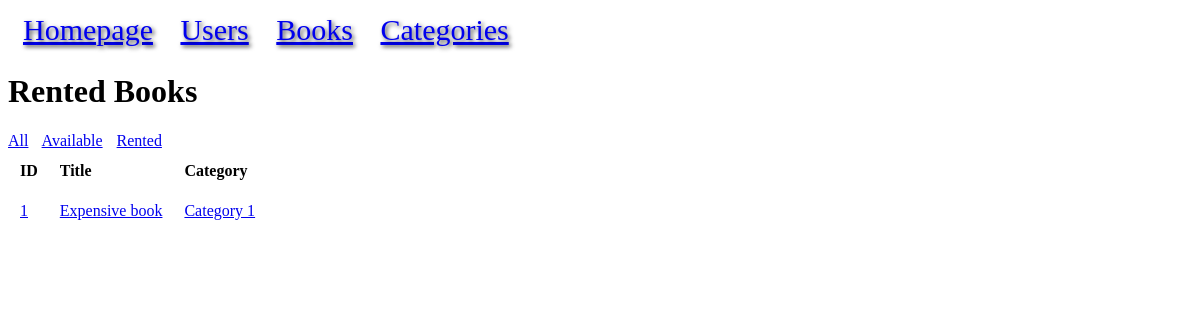
The page /rented on the database its author committed.
### models.py (models this page shows, shortened)
class Book(db.Model):
    id = mapped_column(Integer, primary_key=True, autoincrement=True)
    title = mapped_column(String)
    price = mapped_column(DECIMAL(10, 2))
    available = mapped_column(Integer, default=0)
    rating = mapped_column(Integer)
    upc = mapped_column(String, unique=True)
    url = mapped_column(String)
    category_id = mapped_column(Integer, ForeignKey("category.id"))
    category = relationship("Category", back_populates="books")
    rentals = relationship("BookRental", back_populates="book")

class Category(db.Model):
    id = mapped_column(Integer, primary_key=True)
    name = mapped_column(String, unique=True)
    books = relationship("Book", back_populates="category")

### app.py (the view)
@app.route("/rented")
def rented():
    statement = db.select(Book).where(Book.rentals.any(BookRental.returned == None)).order_by(Book.title)
    results = db.session.execute(statement).scalars()
    return render_template("rented.html", results=results)

### templates/rented.html
{% extends "base.html" %}
{% block content %}
<h1>Rented Books</h1>
<span style="margin-right: 10px;"><a href="{{ url_for('books') }}">All</a></span>
<span style="margin-right: 10px;"><a href="{{ url_for('available') }}">Available</a></span>
<span><a href="{{ url_for('rented') }}">Rented</a></span>
<br>
<table>
<tr>
    <th style="text-align: left;">ID</th>
    <th style="text-align: left;">
        Title
    </th>
    <th style="text-align: left;">Category</th>
</tr>
{% for book in results %}
<tr>
    <td><a href="{{ url_for('book', id=book.id) }}">{{ book.id }}</a></td>
    <td><a href="{{ url_for('book', id=book.id) }}">{{ book.title }}</a></td>
    <td><a href="{{ url_for('category_detail', name=book.category.name) }}">{{ book.category.name }}</a></td>
</tr>
{% endfor %}
</table>
{% endblock %}

### static/style.css (style rules this page uses)
th, td { padding:10px; }
tr { text-align: left; }
th { text-align: left; }
td { text-align: left; }

### rows shown on the page
Book: id "1", title "Expensive book", category.name "Category 1"
